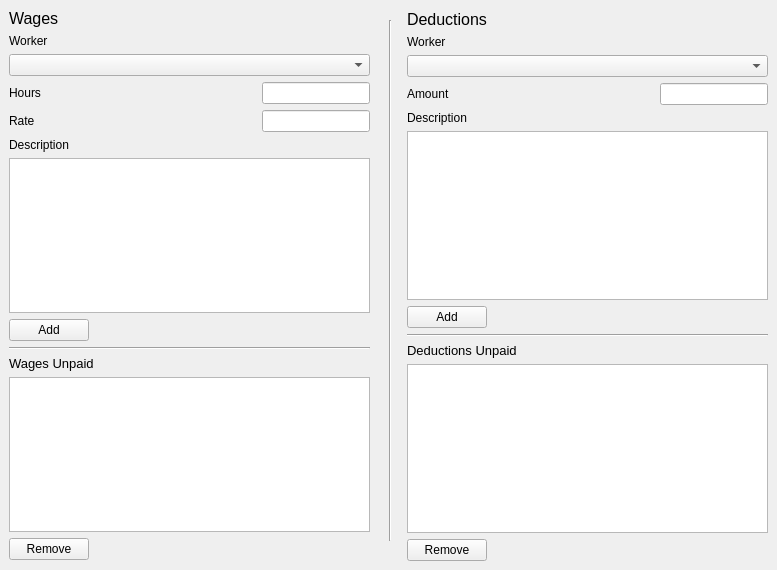
      <widget class="QWidget" name="tab_6">
       <attribute name="title">
        <string>Deductions/Wages</string>
       </attribute>
       <widget class="Line" name="line">
        <property name="geometry">
         <rect>
          <x>380</x>
          <y>20</y>
          <width>20</width>
          <height>521</height>
         </rect>
        </property>
        <property name="orientation">
         <enum>Qt::Vertical</enum>
        </property>
       </widget>
       <widget class="QWidget" name="layoutWidget">
        <property name="geometry">
         <rect>
          <x>9</x>
          <y>9</y>
          <width>361</width>
          <height>551</height>
         </rect>
        </property>
        <layout class="QVBoxLayout" name="verticalLayout_9">
         <item>
          <widget class="QLabel" name="label_20">
           <property name="font">
            <font>
             <pointsize>12</pointsize>
            </font>
           </property>
           <property name="text">
            <string>Wages</string>
           </property>
          </widget>
         </item>
         <item>
          <widget class="QLabel" name="label_23">
           <property name="text">
            <string>Worker</string>
           </property>
          </widget>
         </item>
         <item>
          <widget class="QComboBox" name="comboBox_3"/>
         </item>
         <item>
          <layout class="QHBoxLayout" name="horizontalLayout_22">
           <item>
            <widget class="QLabel" name="label_24">
             <property name="text">
              <string>Hours</string>
             </property>
            </widget>
           </item>
           <item alignment="Qt::AlignRight">
            <widget class="QLineEdit" name="lineEdit_7"/>
           </item>
          </layout>
         </item>
         <item>
          <layout class="QHBoxLayout" name="horizontalLayout_23">
           <item>
            <widget class="QLabel" name="label_25">
             <property name="text">
              <string>Rate</string>
             </property>
            </widget>
           </item>
           <item alignment="Qt::AlignRight">
            <widget class="QLineEdit" name="lineEdit_6"/>
           </item>
          </layout>
         </item>
         <item>
          <widget class="QLabel" name="label_26">
           <property name="text">
            <string>Description</string>
           </property>
          </widget>
         </item>
         <item>
          <widget class="QTextEdit" name="textEdit_3">
           <property name="tabChangesFocus">
            <bool>true</bool>
           </property>
          </widget>
         </item>
         <item alignment="Qt::AlignLeft">
          <widget class="QPushButton" name="pushButton_15">
           <property name="text">
            <string>Add</string>
           </property>
          </widget>
         </item>
         <item>
          <widget class="Line" name="line_6">
           <property name="orientation">
            <enum>Qt::Horizontal</enum>
           </property>
          </widget>
         </item>
         <item>
          <layout class="QVBoxLayout" name="verticalLayout_13">
           <item>
            <widget class="QLabel" name="label_28">
             <property name="font">
              <font>
               <pointsize>10</pointsize>
              </font>
             </property>
             <property name="text">
              <string>Wages Unpaid</string>
             </property>
            </widget>
           </item>
           <item>
            <widget class="QListWidget" name="listWidget_5"/>
           </item>
           <item alignment="Qt::AlignLeft">
            <widget class="QPushButton" name="pushButton_16">
             <property name="text">
              <string>Remove</string>
             </property>
            </widget>
           </item>
          </layout>
         </item>
        </layout>
       </widget>
       <widget class="QWidget" name="layoutWidget">
        <property name="geometry">
         <rect>
          <x>407</x>
          <y>10</y>
          <width>361</width>
          <height>551</height>
         </rect>
        </property>
        <layout class="QVBoxLayout" name="verticalLayout_10">
         <item>
          <widget class="QLabel" name="label_18">
           <property name="font">
            <font>
             <pointsize>12</pointsize>
            </font>
           </property>
           <property name="text">
            <string>Deductions</string>
           </property>
          </widget>
         </item>
         <item>
          <widget class="QLabel" name="label_19">
           <property name="text">
            <string>Worker</string>
           </property>
          </widget>
         </item>
         <item>
          <widget class="QComboBox" name="comboBox_2"/>
         </item>
         <item>
          <layout class="QHBoxLayout" name="horizontalLayout_19">
           <item>
            <widget class="QLabel" name="label_21">
             <property name="text">
              <string>Amount</string>
             </property>
            </widget>
           </item>
           <item alignment="Qt::AlignRight">
            <widget class="QLineEdit" name="lineEdit_5"/>
           </item>
          </layout>
         </item>
         <item>
          <layout class="QVBoxLayout" name="verticalLayout_8">
           <item>
            <widget class="QLabel" name="label_22">
             <property name="text">
              <string>Description</string>
             </property>
            </widget>
           </item>
           <item>
            <widget class="QTextEdit" name="textEdit_2">
             <property name="tabChangesFocus">
              <bool>true</bool>
             </property>
            </widget>
           </item>
           <item alignment="Qt::AlignLeft">
            <widget class="QPushButton" name="pushButton_18">
             <property name="text">
              <string>Add</string>
             </property>
            </widget>
           </item>
           <item>
            <widget class="Line" name="line_5">
             <property name="orientation">
              <enum>Qt::Horizontal</enum>
             </property>
            </widget>
           </item>
           <item>
            <layout class="QVBoxLayout" name="verticalLayout_12">
             <item>
              <widget class="QLabel" name="label_27">
               <property name="font">
                <font>
                 <pointsize>10</pointsize>
                </font>
               </property>
               <property name="text">
                <string>Deductions Unpaid</string>
               </property>
              </widget>
             </item>
             <item>
              <widget class="QListWidget" name="listWidget_4"/>
             </item>
             <item alignment="Qt::AlignLeft">
              <widget class="QPushButton" name="pushButton_14">
               <property name="text">
                <string>Remove</string>
               </property>
              </widget>
             </item>
            </layout>
           </item>
          </layout>
         </item>
        </layout>
       </widget>
       <widget class="QWidget" name="layoutWidget">
        <property name="geometry">
         <rect>
          <x>0</x>
          <y>0</y>
          <width>100</width>
          <height>30</height>
         </rect>
        </property>
        <layout class="QHBoxLayout" name="horizontalLayout_21"/>
       </widget>
      </widget>
